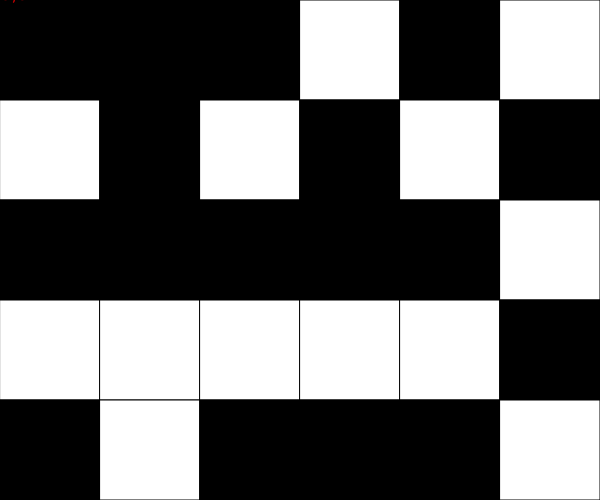
Frame 1 (no input)
Frame 60 (no input): identical to frame 1, image omitted
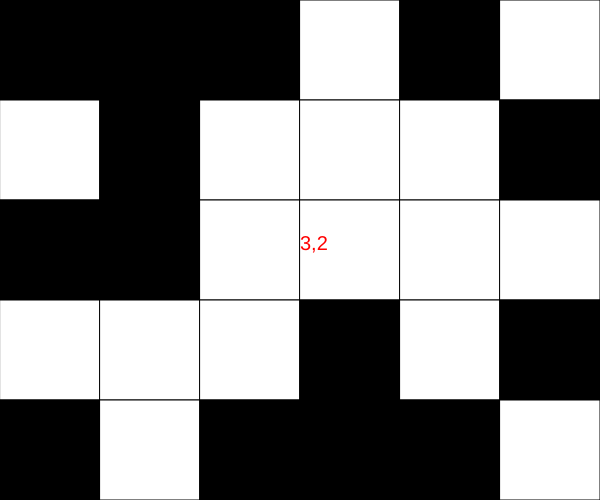
Frame 120 (the mouse pressed at the canvas centre since frame 60)

The p5.js sketch that drew these frames (run headless with seeded random() and noise() and a simulated clock; from frame 60 on, the mouse is pressed at the canvas centre):

// p5.js sketch
// ── sketch.js
// Puzzle Game
// Miki Hoang
// April 20, 2026
//(EPIC DESCRPTION GOES HERE)

// 0 (black)   255 (white)

function setup() {
  createCanvas(cols*tileSize, rows*tileSize);
}

let grid = [
  [0,   0,   0,   255,  0,  255],
  [255, 0, 255,   0,    255,  0],
  [0,   0,   0,   0,    0,  255],
  [255, 255, 255, 255,  255,  0],
  [0,   255, 0,   0,    0,  255]
];

let rows = grid.length;
let cols = grid[0].length;
let tileSize = 100;

function flip(x,y){
  if(grid[y][x] === 0){
    grid[y][x] = 255;
  }
  else{
    grid[y][x] = 0;
  }
}

function mousePressed(){

  let x = getCurrentX();
  let y = getCurrentY();

  //only do a flip if mouse is on the Canvas
  if(mouseX < width && mouseY < height && keyIsDown(SHIFT)){
    flip(x, y);
  }
  else if(mouseX < width && mouseY < height){

    // ALWAYS:
    flip(x, y); // Always flips the main target tile

    // IF THEY EXIST:
    // flip the cardinal (NSEW) neighbours

    if(y-1 >= 0){ // NORTH
      flip(x, y-1);
    }

    if(y+1 >= 0){ // SOUTH
      flip(x, y+1);
    }

    if(x+1 >= 0){ // EAST
      flip(x+1, y);
    }

    if(x-1 >= 0){ // WEST
      flip(x-1, y);
    }
  } 
}

function renderGrid(){
  // intepret the data stored in 2D array (grid) and
  // draw a matrix of squares to reflect it
  for(let y = 0; y < rows; y++){ //y:0 1 2 3 4
    for(let x = 0; x < cols; x++){ //x: 0 1 2 3 4 5
      let fillColor = grid[y][x];
      fill(fillColor);
      square(x*tileSize, y*tileSize, tileSize);
    }
  }
}

function getCurrentX(){
  //determine the current col position of mouse
  let constrainedX = constrain(mouseX, 0, width-1);
  return floor(constrainedX / tileSize);
}

function getCurrentY(){
  //determine the current row position of mouse
  let constrainedY = constrain(mouseY, 0, height-1);
  return floor(constrainedY / tileSize);
}

function checkWin(){
 
}

function draw() {
  background(220);
  renderGrid();
  textSize(20);
  fill(255,0,0);
  text(getCurrentX()+","+getCurrentY(),mouseX, mouseY);
}
